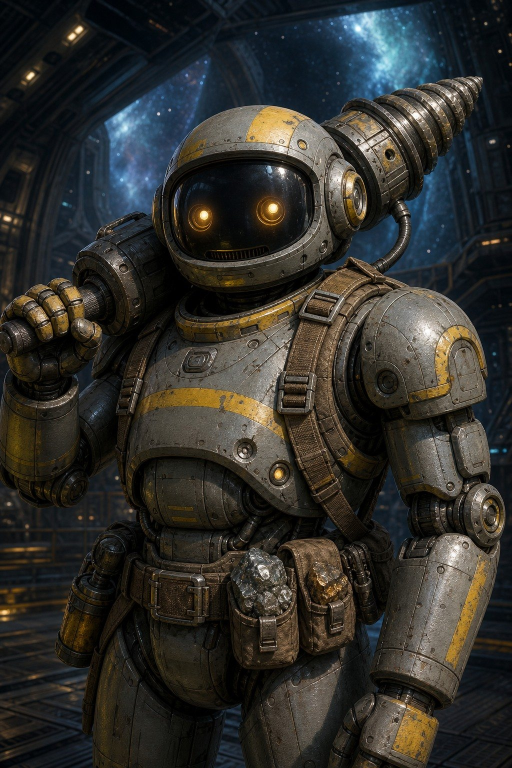
#> input picture assets/cards/crew_src/crew_01.jpg, 1024 x 1536 px (shown at 1/2 size); its folder holds only this picture in this run
$ python assemble_crew_cards.py
#> lines starting #> are read from the running program, lines starting #| are printed output that depends on the picture; after the words box and inside, x2 and y2 are one past the last pixel; in counts of white or black regions, pixels touching at a corner belong together
#!/usr/bin/env python3
"""Assemble the 42 crew card portraits from the authored paintings.

The art set is *authored*, not generated: every crew member is one hand-directed
painting (42 separate image generations, one per card, each with the pilot's own
sensor face, armour escalation and signature tool) kept as a source file under
``assets/cards/crew_src/``. This tool only does the mechanical work a card needs:

* subject-aware framing - the silhouette is located by comparing the frame against
  its own border, so the pilot always fills the card instead of floating in a
  corner of the original 2:3 painting; the window is biased to keep the helmet
  clear of the top edge, because a cropped head is the worst thing a crew card
  can do;
* a light key-art vignette so every figure peels off its backdrop once it sits on
  the game's dark card frame (the runtime foil shader does the rest);
* deterministic PNG output so CI can assert 42 unique digests.

Run:  .venv/bin/python tools/assemble_crew_cards.py [--only 1,41] [--contact]
"""
from __future__ import annotations

import argparse
import sys
from pathlib import Path

import numpy as np
from PIL import Image, ImageDraw, ImageEnhance, ImageFilter

ROOT = Path(__file__).resolve().parent.parent
SRC_DIR = ROOT / "assets" / "cards" / "crew_src"
OUT_DIR = ROOT / "assets" / "cards" / "crew"

CARD_W, CARD_H = 360, 440
AR = CARD_W / CARD_H
BORDER = 14        # px of the painting used as the background reference
CUT = 14.0         # max-channel difference that counts as "figure", not "sky"
EXPAND = 1.16      # keep some backdrop around the silhouette (the card frame needs it)
HEAD_ROOM = 0.09   # fraction of the subject height left empty above the helm


def subject_box(a: np.ndarray) -> tuple[int, int, int, int]:
    """Tight (top, bottom, left, right) of the figure, ignoring stray glow."""
    h, w = a.shape[:2]
    fr = min(BORDER, h // 8, w // 8)
    border = np.concatenate([a[:, :fr].reshape(-1, 3), a[:, -fr:].reshape(-1, 3),
                             a[:fr].reshape(-1, 3), a[-fr:].reshape(-1, 3)], axis=0)
    bg = np.median(border, axis=0)
    mask = (np.abs(a - bg).max(axis=2) > CUT).astype(np.float32)
    total = float(mask.sum())
    if total < 0.03 * h * w:                      # nothing readable: full-frame fallback
        return 0, h - 1, 0, w - 1
    clean = np.asarray(Image.fromarray((mask * 255).astype(np.uint8))
                       .filter(ImageFilter.MedianFilter(7)), np.float32) / 255.0
    mass = float(clean.sum())

    def band(v: np.ndarray, keep: float = 0.97) -> tuple[int, int]:
        c = np.cumsum(v) / max(mass, 1e-6)
        lo = int(np.searchsorted(c, (1.0 - keep) / 2.0))
        hi = int(np.searchsorted(c, 1.0 - (1.0 - keep) / 2.0))
        return lo, max(hi, lo + 1)

    t, b = band(clean.sum(axis=1))
    l, r = band(clean.sum(axis=0))
    return t, min(b, h - 1), l, min(r, w - 1)


def crop_to_card(im: Image.Image) -> Image.Image:
    """Frame the subject into 360x440, keeping the head inside and backdrop at the sides."""
    a = np.asarray(im.convert("RGB"), dtype=np.float32)
    h, w = a.shape[:2]
    t, b, l, r = subject_box(a)
    sh = max(b - t, 1)
    sw = max(r - l, 1)
    box_h = min(h, sh * EXPAND)
    box_w = min(w, sw * EXPAND)
    # window with the card aspect that contains that box
    if box_w / box_h > AR:
        ww, wh = box_w, box_w / AR
    else:
        ww, wh = box_h * AR, box_h
    ww = min(ww, float(w))
    wh = ww / AR
    if wh > h:
        wh, ww = float(h), h * AR
    # head priority: leave air above the helm, spend the slack on the torso
    pad = sh * HEAD_ROOM
    y0 = max(0.0, t - pad)
    y0 = min(y0, max(0.0, h - wh))
    x0 = min(max(0.0, (l + r) / 2.0 - ww / 2.0), max(0.0, w - ww))
    box = (int(round(x0)), int(round(y0)), int(round(x0 + ww)), int(round(y0 + wh)))
    return im.convert("RGB").crop(box).resize((CARD_W, CARD_H), Image.Resampling.LANCZOS)


def vignette(im: Image.Image, strength: float = 0.22, radius: float = 26.0) -> Image.Image:
    """Darken the edges the way key art does, without eating the armour highlights."""
    w, h = im.size
    mask = Image.new("L", (w, h), 0)
    ImageDraw.Draw(mask).ellipse((-w * 0.24, -h * 0.18, w * 1.24, h * 1.18), fill=255)
    mask = mask.filter(ImageFilter.GaussianBlur(radius))
    shade = Image.new("RGB", (w, h), (0, 0, 0))
    return Image.composite(im, shade, mask.point(lambda v: int(255 - (255 - v) * strength * 3.0)))


def finish(im: Image.Image) -> Image.Image:
    """Final unification pass so 42 separate paintings read as one printed set."""
    im = ImageEnhance.Color(im).enhance(1.04)
    im = ImageEnhance.Contrast(im).enhance(1.04)
    return vignette(im)


def contact_sheet(paths: list[str], dest: Path, cols: int = 7) -> None:
    rows = (len(paths) + cols - 1) // cols
    sheet = Image.new("RGB", (cols * (CARD_W + 4), rows * (CARD_H + 4)), (12, 14, 20))
    for i, n in enumerate(paths):
        sheet.paste(Image.open(n).convert("RGB"),
                    ((i % cols) * (CARD_W + 4) + 2, (i // cols) * (CARD_H + 4) + 2))
    dest.parent.mkdir(parents=True, exist_ok=True)
    sheet.save(dest)
    print(f"contact sheet -> {dest} ({sheet.size[0]}x{sheet.size[1]})")


def main() -> int:
    ap = argparse.ArgumentParser(description="assemble crew cards from the painted sources")
    ap.add_argument("--only", default="", help="comma separated card numbers to rebuild")
    ap.add_argument("--contact", action="store_true", help="also write a review montage")
    ap.add_argument("--preview-dir", default=str(ROOT / "preview_renders"))
    args = ap.parse_args()

    wanted = ({int(x) for x in args.only.split(",") if x.strip()} if args.only
              else set(range(1, 43)))
    done = []
    for idx in sorted(wanted):
        src = SRC_DIR / f"crew_{idx:02d}.jpg"
        if not src.exists():
            print(f"!! missing source painting {src}", file=sys.stderr)
            return 1
        with Image.open(src) as im:
#> im is the input picture: PIL image 1024x1536 RGB; mean R, G, B 48.3, 47.6, 43.3
            card = finish(crop_to_card(im))
#> in subject_box, `bg = np.median(border, axis=0)`: bg = [16, 20, 21]
#> in subject_box, `mask = (np.abs(a - bg).max(axis=2) > CUT).astype(np.float32)`:
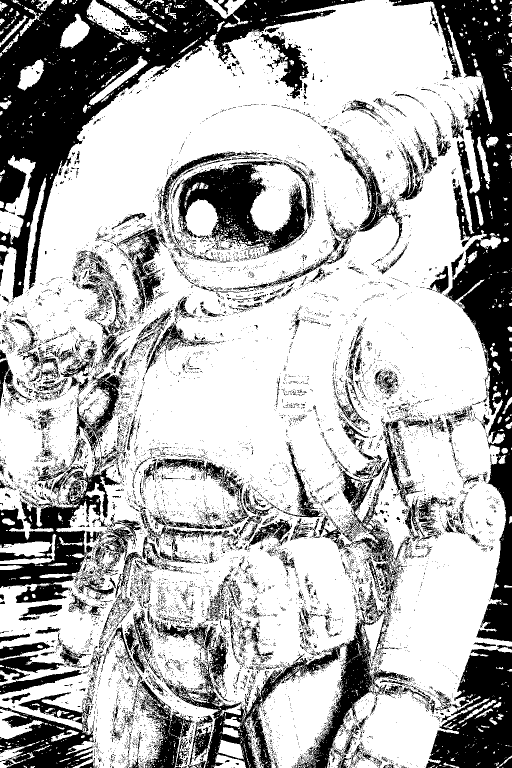
#> mask: shape (1536, 1024) float32 (shown at 1/2 size); values 0 (black) and 1 (white), 70% white; 12398 black regions (11684 under 20 px), largest, box (x1, y1, x2, y2) and area: (0, 0, 730, 600) 101526, (778, 0, 1024, 1284) 82112, (0, 738, 246, 1206) 28612
#> in subject_box, `total = float(mask.sum())`: total = 1100758
#> in subject_box, `clean = np.asarray(Image.fromarray((mask * 255).astype(np.uint8)) .fil..`:
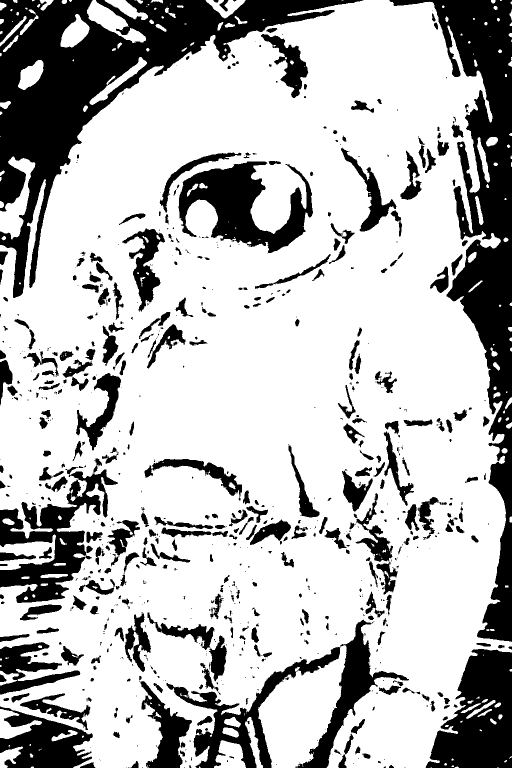
#> clean: shape (1536, 1024) float32 (shown at 1/2 size); values 0 (black) and 1 (white), 72.9% white; 831 black regions (449 under 20 px), largest, box (x1, y1, x2, y2) and area: (0, 0, 727, 596) 104385, (779, 0, 1024, 1284) 83755, (333, 1239, 818, 1536) 27751
#> in subject_box, `mass = float(clean.sum())`: mass = 1145940
#> in band, `c = np.cumsum(v) / max(mass, 1e-6)`: c = 1536 values from 0.000227 to 1
#> in band, `lo = int(np.searchsorted(c, (1.0 - keep) / 2.0))`: lo = 47
#> in band, `hi = int(np.searchsorted(c, 1.0 - (1.0 - keep) / 2.0))`: hi = 1502
#> in subject_box, `t, b = band(clean.sum(axis=1))`: t = 47; b = 1502
#> in subject_box, `l, r = band(clean.sum(axis=0))`: l = 21; r = 967
#> in crop_to_card, `t, b, l, r = subject_box(a)`: t = 47; b = 1502; l = 21; r = 967
#> in crop_to_card, `sh = max(b - t, 1)`: sh = 1455
#> in crop_to_card, `sw = max(r - l, 1)`: sw = 946
#> in crop_to_card, `box_h = min(h, sh * EXPAND)`: box_h = 1536
#> in crop_to_card, `box_w = min(w, sw * EXPAND)`: box_w = 1024
#> in crop_to_card, `ww, wh = box_h * AR, box_h`: ww = 1256.7; wh = 1536
#> in crop_to_card, `ww = min(ww, float(w))`: ww = 1024
#> in crop_to_card, `wh = ww / AR`: wh = 1251.6
#> in crop_to_card, `pad = sh * HEAD_ROOM`: pad = 130.9
#> in crop_to_card, `y0 = max(0.0, t - pad)`: y0 = 0
#> in crop_to_card, `box = (int(round(x0)), int(round(y0)), int(round(x0 + ww)), int(round(..`: box = (0, 0, 1024, 1252)
#> in crop_to_card, `return im.convert("RGB").crop(box).resize((CARD_W, CARD_H), Image.Resa..`:
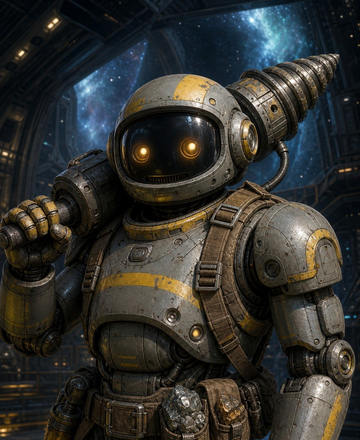
#> returned value: PIL image 360x440 RGB; mean R, G, B 50, 49.9, 46.2
#> in vignette, `mask = Image.new("L", (w, h), 0)`: mask: PIL image 360x440 L; every value is 0
#> in vignette, `ImageDraw.Draw(mask).ellipse((-w * 0.24, -h * 0.18, w * 1.24, h * 1.18..`: mask: PIL image 360x440 L; every value is 255
#> in vignette, `shade = Image.new("RGB", (w, h), (0, 0, 0))`: shade: PIL image 360x440 RGB; every value is 0
        out = OUT_DIR / f"crew_{idx:02d}.png"
        out.parent.mkdir(parents=True, exist_ok=True)
        card.save(out, optimize=True)
        done.append(str(out))
#> (the run stopped early here; a loop or call above may not have finished)
